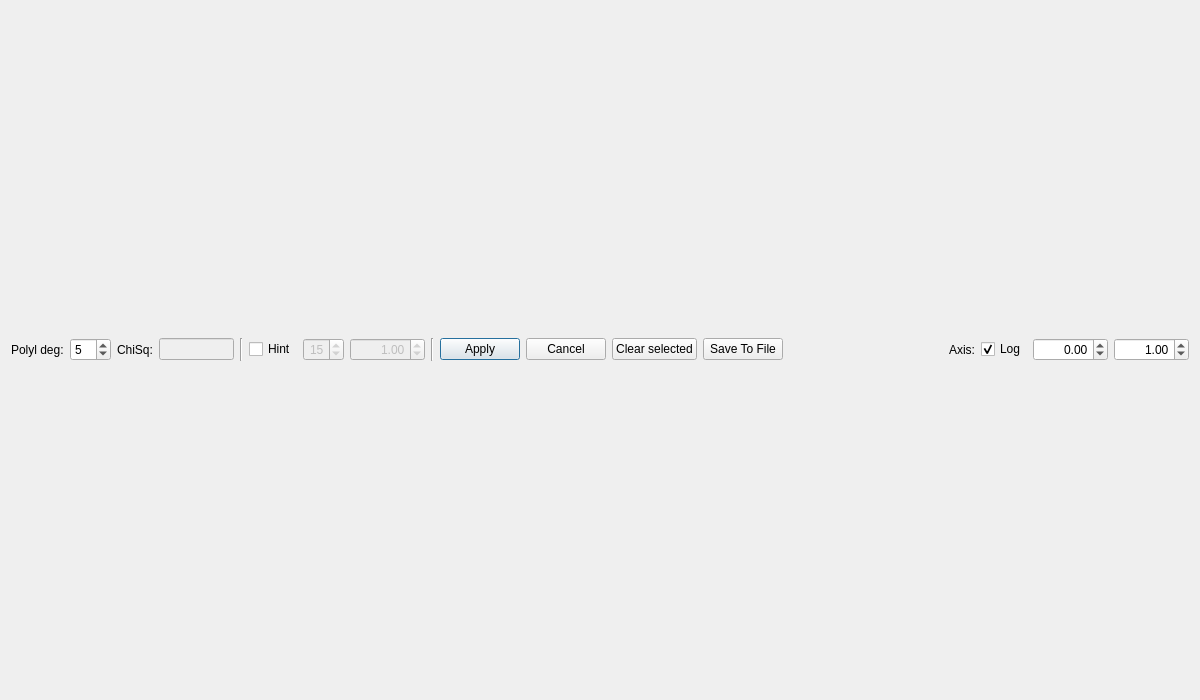
<?xml version="1.0" encoding="UTF-8"?>
<ui version="4.0">
 <class>DispersionSuite</class>
 <widget class="QDialog" name="DispersionSuite">
  <property name="geometry">
   <rect>
    <x>0</x>
    <y>0</y>
    <width>1200</width>
    <height>700</height>
   </rect>
  </property>
  <property name="windowTitle">
   <string>Dispersion Correction</string>
  </property>
  <layout class="QVBoxLayout" name="verticalLayout">
   <item>
    <layout class="QVBoxLayout" name="plotLayout"/>
   </item>
   <item>
    <layout class="QHBoxLayout" name="horizontalLayout_6">
     <item>
      <layout class="QHBoxLayout" name="horizontalLayout_4">
       <item>
        <layout class="QHBoxLayout" name="horizontalLayout_2">
         <item>
          <widget class="QLabel" name="label">
           <property name="text">
            <string>Polyl deg:</string>
           </property>
          </widget>
         </item>
         <item>
          <widget class="QSpinBox" name="polyBox">
           <property name="minimum">
            <number>1</number>
           </property>
           <property name="maximum">
            <number>20</number>
           </property>
           <property name="value">
            <number>5</number>
           </property>
          </widget>
         </item>
        </layout>
       </item>
       <item>
        <layout class="QHBoxLayout" name="horizontalLayout">
         <item>
          <widget class="QLabel" name="label_2">
           <property name="sizePolicy">
            <sizepolicy hsizetype="Minimum" vsizetype="Minimum">
             <horstretch>0</horstretch>
             <verstretch>0</verstretch>
            </sizepolicy>
           </property>
           <property name="minimumSize">
            <size>
             <width>0</width>
             <height>0</height>
            </size>
           </property>
           <property name="maximumSize">
            <size>
             <width>40</width>
             <height>16777215</height>
            </size>
           </property>
           <property name="text">
            <string>ChiSq:</string>
           </property>
          </widget>
         </item>
         <item>
          <widget class="QLineEdit" name="chiSqEdit">
           <property name="enabled">
            <bool>false</bool>
           </property>
           <property name="maximumSize">
            <size>
             <width>75</width>
             <height>16777215</height>
            </size>
           </property>
           <property name="alignment">
            <set>Qt::AlignRight|Qt::AlignTrailing|Qt::AlignVCenter</set>
           </property>
          </widget>
         </item>
        </layout>
       </item>
      </layout>
     </item>
     <item>
      <widget class="Line" name="line">
       <property name="orientation">
        <enum>Qt::Vertical</enum>
       </property>
      </widget>
     </item>
     <item>
      <layout class="QHBoxLayout" name="horizontalLayout_5">
       <item>
        <widget class="QCheckBox" name="hintBox">
         <property name="text">
          <string>Hint</string>
         </property>
        </widget>
       </item>
       <item>
        <widget class="QSpinBox" name="pointBox">
         <property name="enabled">
          <bool>false</bool>
         </property>
         <property name="toolTip">
          <string>Every nth point</string>
         </property>
         <property name="alignment">
          <set>Qt::AlignRight|Qt::AlignTrailing|Qt::AlignVCenter</set>
         </property>
         <property name="minimum">
          <number>1</number>
         </property>
         <property name="value">
          <number>15</number>
         </property>
        </widget>
       </item>
       <item>
        <widget class="QDoubleSpinBox" name="timeBox">
         <property name="enabled">
          <bool>false</bool>
         </property>
         <property name="toolTip">
          <string>Time stop (ps)</string>
         </property>
         <property name="alignment">
          <set>Qt::AlignRight|Qt::AlignTrailing|Qt::AlignVCenter</set>
         </property>
         <property name="minimum">
          <double>-1000.000000000000000</double>
         </property>
         <property name="singleStep">
          <double>0.100000000000000</double>
         </property>
         <property name="value">
          <double>1.000000000000000</double>
         </property>
        </widget>
       </item>
      </layout>
     </item>
     <item>
      <widget class="Line" name="line_2">
       <property name="orientation">
        <enum>Qt::Vertical</enum>
       </property>
      </widget>
     </item>
     <item>
      <layout class="QHBoxLayout" name="horizontalLayout_3">
       <item>
        <widget class="QPushButton" name="applyButton">
         <property name="text">
          <string>Apply</string>
         </property>
        </widget>
       </item>
       <item>
        <widget class="QPushButton" name="cancelButton">
         <property name="text">
          <string>Cancel</string>
         </property>
        </widget>
       </item>
       <item>
        <widget class="QPushButton" name="clearButton">
         <property name="text">
          <string>Clear selected</string>
         </property>
        </widget>
       </item>
       <item>
        <widget class="QPushButton" name="saveButton">
         <property name="text">
          <string>Save To File</string>
         </property>
        </widget>
       </item>
      </layout>
     </item>
     <item>
      <spacer name="horizontalSpacer">
       <property name="orientation">
        <enum>Qt::Horizontal</enum>
       </property>
       <property name="sizeHint" stdset="0">
        <size>
         <width>40</width>
         <height>20</height>
        </size>
       </property>
      </spacer>
     </item>
     <item>
      <layout class="QHBoxLayout" name="horizontalLayout_7">
       <item>
        <widget class="QLabel" name="label_5">
         <property name="text">
          <string>Axis:</string>
         </property>
        </widget>
       </item>
       <item>
        <widget class="QCheckBox" name="logBox">
         <property name="text">
          <string>Log</string>
         </property>
         <property name="checked">
          <bool>true</bool>
         </property>
        </widget>
       </item>
       <item>
        <widget class="QDoubleSpinBox" name="startBox">
         <property name="enabled">
          <bool>true</bool>
         </property>
         <property name="toolTip">
          <string>Axis start</string>
         </property>
         <property name="alignment">
          <set>Qt::AlignRight|Qt::AlignTrailing|Qt::AlignVCenter</set>
         </property>
         <property name="minimum">
          <double>-1000.000000000000000</double>
         </property>
         <property name="singleStep">
          <double>0.100000000000000</double>
         </property>
         <property name="value">
          <double>0.000000000000000</double>
         </property>
        </widget>
       </item>
       <item>
        <widget class="QDoubleSpinBox" name="endBox">
         <property name="enabled">
          <bool>true</bool>
         </property>
         <property name="toolTip">
          <string>Axis end</string>
         </property>
         <property name="alignment">
          <set>Qt::AlignRight|Qt::AlignTrailing|Qt::AlignVCenter</set>
         </property>
         <property name="minimum">
          <double>-1000.000000000000000</double>
         </property>
         <property name="singleStep">
          <double>0.100000000000000</double>
         </property>
         <property name="value">
          <double>1.000000000000000</double>
         </property>
        </widget>
       </item>
      </layout>
     </item>
    </layout>
   </item>
  </layout>
 </widget>
 <resources/>
 <connections/>
</ui>
